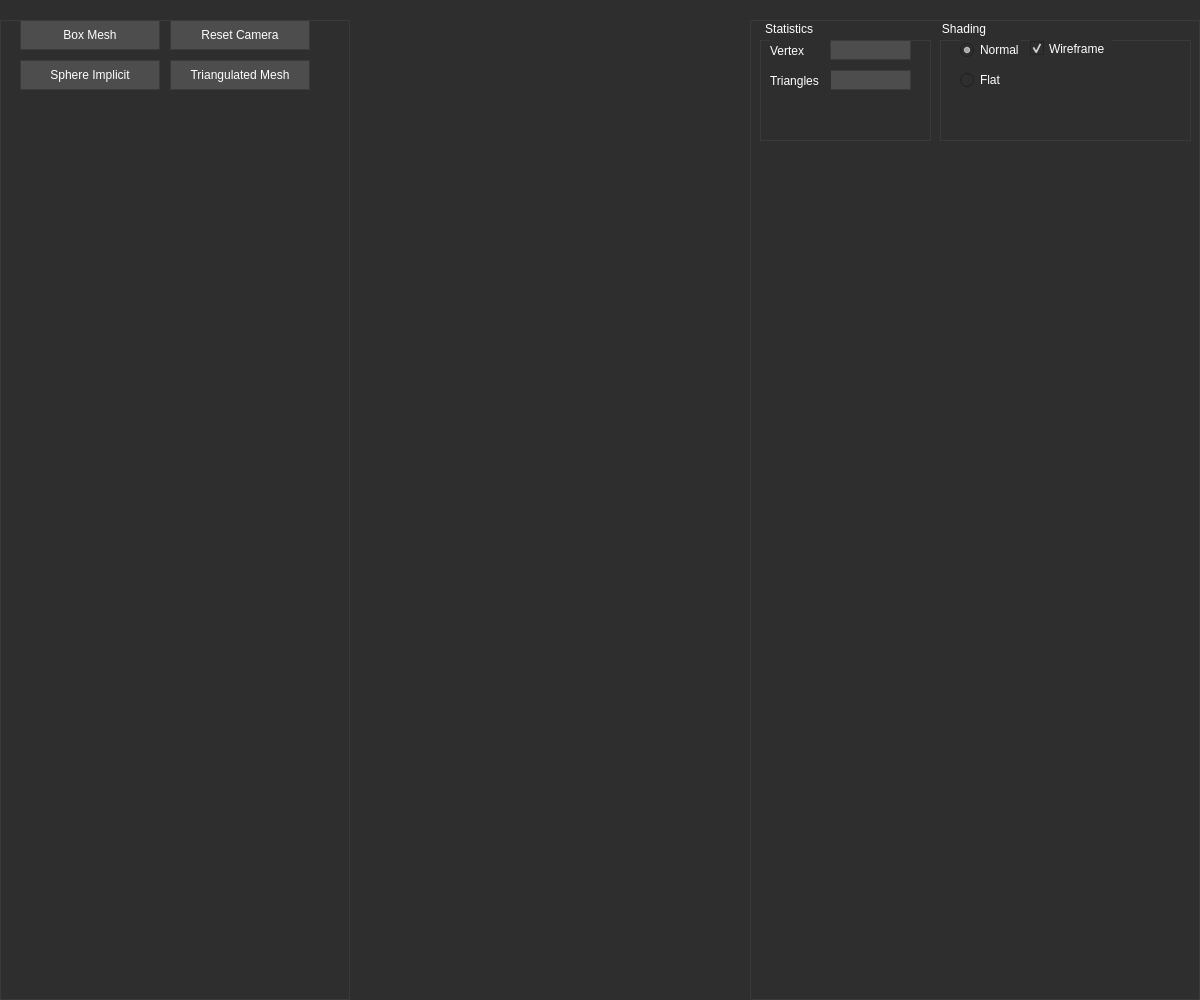
<?xml version="1.0" encoding="UTF-8"?>
<ui version="4.0">
 <class>Assets</class>
 <widget class="QMainWindow" name="Assets">
  <property name="geometry">
   <rect>
    <x>0</x>
    <y>0</y>
    <width>1200</width>
    <height>1000</height>
   </rect>
  </property>
  <property name="minimumSize">
   <size>
    <width>420</width>
    <height>300</height>
   </size>
  </property>
  <property name="windowTitle">
   <string>Implicit Terrain</string>
  </property>
  <!-- Set dark theme for the main window -->
  <property name="styleSheet">
   <string notr="true">
    QMainWindow {
        background-color: #2e2e2e;
        color: #ffffff;
    }
    QWidget {
        background-color: #2e2e2e;
        color: #ffffff;
    }
    QPushButton {
        background-color: #4d4d4d;
        color: #ffffff;
        border: 1px solid #3a3a3a;
        padding: 5px;
    }
    QPushButton:hover {
        background-color: #5e5e5e;
    }
    QGroupBox {
        background-color: #2e2e2e;
        color: #ffffff;
        border: 1px solid #3a3a3a;
        padding: 10px;
        margin-top: 20px;
    }
    QLabel {
        color: #ffffff;
    }
    QLineEdit {
        background-color: #4d4d4d;
        color: #ffffff;
        border: 1px solid #3a3a3a;
    }
    QRadioButton, QCheckBox {
        color: #ffffff;
    }
    QMenuBar {
        background-color: #2e2e2e;
        color: #ffffff;
    }
    QMenuBar::item {
        background-color: #2e2e2e;
        color: #ffffff;
    }
    QMenuBar::item:selected {
        background-color: #5e5e5e;
    }
   </string>
  </property>
  <widget class="QWidget" name="centralwidget">
   <layout class="QHBoxLayout">
    <property name="spacing">
     <number>0</number>
    </property>
    <property name="leftMargin">
     <number>0</number>
    </property>
    <property name="topMargin">
     <number>0</number>
    </property>
    <property name="rightMargin">
     <number>0</number>
    </property>
    <property name="bottomMargin">
     <number>0</number>
    </property>
    <item>
     <widget class="QGroupBox" name="Objects_groupBox">
      <property name="enabled">
       <bool>true</bool>
      </property>
      <property name="sizePolicy">
       <sizepolicy hsizetype="Fixed" vsizetype="Minimum">
        <horstretch>0</horstretch>
        <verstretch>0</verstretch>
       </sizepolicy>
      </property>
      <property name="minimumSize">
       <size>
        <width>350</width>
        <height>250</height>
       </size>
      </property>
      <property name="title">
       <string/>
      </property>
      <!-- Buttons with dark theme -->
      <widget class="QPushButton" name="boxMesh">
       <property name="geometry">
        <rect>
         <x>20</x>
         <y>20</y>
         <width>140</width>
         <height>30</height>
        </rect>
       </property>
       <property name="text">
        <string>Box Mesh</string>
       </property>
      </widget>
      <widget class="QPushButton" name="triangulatedMesh">
       <property name="geometry">
        <rect>
         <x>170</x>
         <y>60</y>
         <width>140</width>
         <height>30</height>
        </rect>
       </property>
       <property name="text">
        <string>Triangulated Mesh</string>
       </property>
      </widget>
      <widget class="QPushButton" name="resetcameraButton">
       <property name="geometry">
        <rect>
         <x>170</x>
         <y>20</y>
         <width>140</width>
         <height>30</height>
        </rect>
       </property>
       <property name="text">
        <string>Reset Camera</string>
       </property>
      </widget>
      <widget class="QPushButton" name="sphereImplicit">
       <property name="geometry">
        <rect>
         <x>20</x>
         <y>60</y>
         <width>140</width>
         <height>30</height>
        </rect>
       </property>
       <property name="text">
        <string>Sphere Implicit</string>
       </property>
      </widget>
     </widget>
    </item>
    <item>
     <widget class="QWidget" name="widget_GL" native="true"/>
    </item>
    <item>
     <widget class="QGroupBox" name="Parameters_groupBox">
      <property name="sizePolicy">
       <sizepolicy hsizetype="Maximum" vsizetype="Minimum">
        <horstretch>0</horstretch>
        <verstretch>0</verstretch>
       </sizepolicy>
      </property>
      <property name="minimumSize">
       <size>
        <width>450</width>
        <height>141</height>
       </size>
      </property>
      <property name="title">
       <string/>
      </property>
      <widget class="QGroupBox" name="groupBox_4">
       <property name="geometry">
        <rect>
         <x>10</x>
         <y>20</y>
         <width>171</width>
         <height>121</height>
        </rect>
       </property>
       <property name="title">
        <string> Statistics</string>
       </property>
       <!-- Labels and line edits with dark theme -->
       <widget class="QLabel" name="label_2">
        <property name="geometry">
         <rect>
          <x>10</x>
          <y>20</y>
          <width>61</width>
          <height>21</height>
         </rect>
        </property>
        <property name="text">
         <string>Vertex</string>
        </property>
       </widget>
       <widget class="QLineEdit" name="lineEdit_2">
        <property name="geometry">
         <rect>
          <x>70</x>
          <y>50</y>
          <width>81</width>
          <height>20</height>
         </rect>
        </property>
       </widget>
       <widget class="QLabel" name="label_3">
        <property name="geometry">
         <rect>
          <x>10</x>
          <y>50</y>
          <width>61</width>
          <height>21</height>
         </rect>
        </property>
        <property name="text">
         <string>Triangles</string>
        </property>
       </widget>
       <widget class="QLineEdit" name="lineEdit">
        <property name="geometry">
         <rect>
          <x>70</x>
          <y>20</y>
          <width>81</width>
          <height>20</height>
         </rect>
        </property>
       </widget>
      </widget>
      <widget class="QGroupBox" name="groupBox_13">
       <property name="geometry">
        <rect>
         <x>190</x>
         <y>20</y>
         <width>251</width>
         <height>121</height>
        </rect>
       </property>
       <property name="title">
        <string>Shading</string>
       </property>
       <!-- Radio buttons and checkboxes with dark theme -->
       <widget class="QRadioButton" name="radioShadingButton_1">
        <property name="geometry">
         <rect>
          <x>20</x>
          <y>20</y>
          <width>61</width>
          <height>20</height>
         </rect>
        </property>
        <property name="text">
         <string>Normal</string>
        </property>
        <property name="checked">
         <bool>true</bool>
        </property>
       </widget>
       <widget class="QCheckBox" name="wireframe">
        <property name="checked">
         <bool>true</bool>
        </property>
        <property name="geometry">
         <rect>
          <x>90</x>
          <y>20</y>
          <width>81</width>
          <height>17</height>
         </rect>
        </property>
        <property name="text">
         <string>Wireframe</string>
        </property>
       </widget>
       <widget class="QRadioButton" name="radioShadingButton_2">
        <property name="geometry">
         <rect>
          <x>20</x>
          <y>50</y>
          <width>82</width>
          <height>20</height>
         </rect>
        </property>
        <property name="text">
         <string>Flat</string>
        </property>
       </widget>
      </widget>
     </widget>
    </item>
   </layout>
  </widget>
 </widget>
 <resources/>
 <connections/>
</ui>
